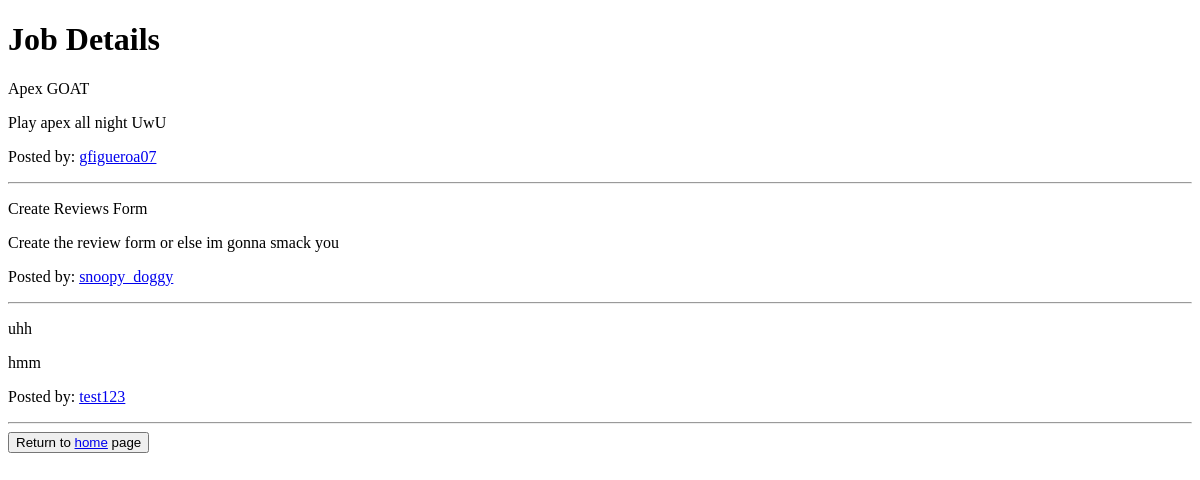
The app's page /job/details/, older data.
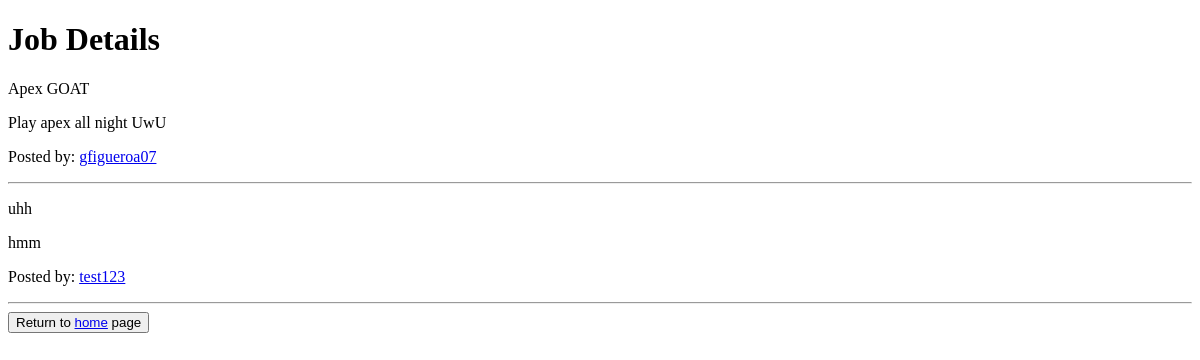
The same page, newer data.
### users/models.py (models this page shows, shortened)
class JobListing(models.Model):
    profile = models.ForeignKey(Profile, on_delete=models.CASCADE)
    title = models.TextField(max_length=200)
    description = models.CharField(max_length=800, blank=False)
    date = models.DateTimeField(auto_now_add=True)
    images = models.ImageField(upload_to='job_pics/', blank=True, null=True)
    due_date = models.TextField(max_length=20, blank=True, null=True)

class Profile(models.Model):
    user = models.OneToOneField(User, on_delete=models.CASCADE)
    profile_name = models.CharField(max_length=30, unique=False, blank=True, null=False)
    profile_picture = models.ImageField(upload_to='profile_pics/', blank=True, null=True)
    location = models.TextField(blank=False)
    description = models.TextField(blank=True)
    avg_review_score = models.FloatField(default=0.0)
    skills = models.TextField(blank=True)
    resume = models.FileField(upload_to='resumes/', blank=True, null=True)
    def __str__(self):
        return self.user.username

### job_board/views.py (the view)
# urls.py: path('job/details/', views.job_details, name='job_details'),
def job_details(request):
    jobs = JobListing.objects.all()
    if not jobs.exists():
        return render(request, 'job_board/job_details.html', {'message' : 'no job listings. Check back later'})
    return render(request, 'job_board/job_details.html', {'jobs': jobs})

### job_board/templates/job_board/job_details.html (shortened to what this page needs)
<!DOCTYPE html>
<html>
<head>
    <h1>Job Details</h1>
{% if message %}
    <p>{{ message }}</p>
{% else %}
    {% for job in jobs %}
        <p>{{ job.title }}</p>
        <p>{{ job.description }}</p>
        <p>Posted by: <a  href=" {% url 'profile_detail' job.profile.id %}">{{ job.profile }}</a></p>
        <hr>
    {% endfor %}
{% endif %}
</head>
<button>Return to <a href='/'>home</a> page</button>
</body>
</html>

Row changes from the older to the newer data that the page shows:
removed JobListing: title "Create Reviews Form", description "Create the review form or else im gonna smack you", profile "snoopy_doggy"
